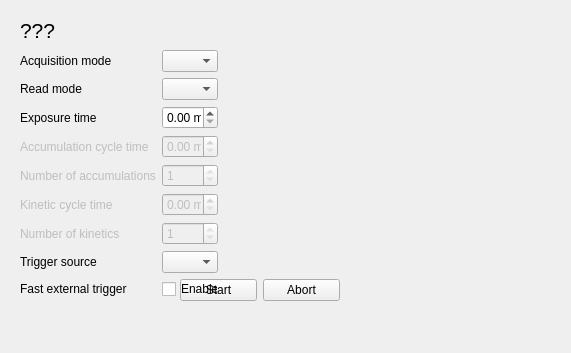
<?xml version="1.0" encoding="UTF-8"?>
<ui version="4.0">
 <class>Form</class>
 <widget class="QWidget" name="Form">
  <property name="geometry">
   <rect>
    <x>0</x>
    <y>0</y>
    <width>571</width>
    <height>353</height>
   </rect>
  </property>
  <property name="windowTitle">
   <string>Acquisition control</string>
  </property>
  <widget class="QWidget" name="horizontalLayoutWidget">
   <property name="geometry">
    <rect>
     <x>180</x>
     <y>250</y>
     <width>160</width>
     <height>80</height>
    </rect>
   </property>
   <layout class="QHBoxLayout" name="horizontalLayout">
    <item>
     <widget class="QPushButton" name="startButton">
      <property name="text">
       <string>Start</string>
      </property>
     </widget>
    </item>
    <item>
     <widget class="QPushButton" name="abortButton">
      <property name="text">
       <string>Abort</string>
      </property>
     </widget>
    </item>
   </layout>
  </widget>
  <widget class="QLabel" name="label">
   <property name="geometry">
    <rect>
     <x>20</x>
     <y>10</y>
     <width>101</width>
     <height>41</height>
    </rect>
   </property>
   <property name="font">
    <font>
     <pointsize>16</pointsize>
    </font>
   </property>
   <property name="text">
    <string>???</string>
   </property>
  </widget>
  <widget class="QWidget" name="formLayoutWidget">
   <property name="geometry">
    <rect>
     <x>20</x>
     <y>50</y>
     <width>198</width>
     <height>251</height>
    </rect>
   </property>
   <layout class="QFormLayout" name="formLayout">
    <item row="0" column="0">
     <widget class="QLabel" name="label_2">
      <property name="text">
       <string>Acquisition mode</string>
      </property>
     </widget>
    </item>
    <item row="0" column="1">
     <widget class="QComboBox" name="acquisitionModeComboBox">
      <property name="enabled">
       <bool>true</bool>
      </property>
      <property name="currentText">
       <string/>
      </property>
      <property name="currentIndex">
       <number>-1</number>
      </property>
     </widget>
    </item>
    <item row="1" column="0">
     <widget class="QLabel" name="label_3">
      <property name="text">
       <string>Read mode</string>
      </property>
     </widget>
    </item>
    <item row="1" column="1">
     <widget class="QComboBox" name="readModeComboBox">
      <property name="enabled">
       <bool>true</bool>
      </property>
     </widget>
    </item>
    <item row="2" column="0">
     <widget class="QLabel" name="label_4">
      <property name="text">
       <string>Exposure time</string>
      </property>
     </widget>
    </item>
    <item row="2" column="1">
     <widget class="QDoubleSpinBox" name="exposureTimeSpinBox">
      <property name="suffix">
       <string> ms</string>
      </property>
     </widget>
    </item>
    <item row="3" column="0">
     <widget class="QLabel" name="label_5">
      <property name="enabled">
       <bool>false</bool>
      </property>
      <property name="text">
       <string>Accumulation cycle time</string>
      </property>
     </widget>
    </item>
    <item row="3" column="1">
     <widget class="QDoubleSpinBox" name="accumTimeSpinBox">
      <property name="enabled">
       <bool>false</bool>
      </property>
      <property name="suffix">
       <string> ms</string>
      </property>
     </widget>
    </item>
    <item row="5" column="0">
     <widget class="QLabel" name="label_6">
      <property name="enabled">
       <bool>false</bool>
      </property>
      <property name="text">
       <string>Kinetic cycle time</string>
      </property>
     </widget>
    </item>
    <item row="5" column="1">
     <widget class="QDoubleSpinBox" name="doubleSpinBox">
      <property name="enabled">
       <bool>false</bool>
      </property>
      <property name="suffix">
       <string> ms</string>
      </property>
     </widget>
    </item>
    <item row="4" column="0">
     <widget class="QLabel" name="label_7">
      <property name="enabled">
       <bool>false</bool>
      </property>
      <property name="text">
       <string>Number of accumulations</string>
      </property>
     </widget>
    </item>
    <item row="4" column="1">
     <widget class="QSpinBox" name="nAccumsSpinBox">
      <property name="enabled">
       <bool>false</bool>
      </property>
      <property name="minimum">
       <number>1</number>
      </property>
      <property name="maximum">
       <number>1</number>
      </property>
     </widget>
    </item>
    <item row="6" column="0">
     <widget class="QLabel" name="label_8">
      <property name="enabled">
       <bool>false</bool>
      </property>
      <property name="text">
       <string>Number of kinetics</string>
      </property>
     </widget>
    </item>
    <item row="6" column="1">
     <widget class="QSpinBox" name="spinBox">
      <property name="enabled">
       <bool>false</bool>
      </property>
      <property name="minimum">
       <number>1</number>
      </property>
      <property name="maximum">
       <number>1</number>
      </property>
     </widget>
    </item>
    <item row="7" column="0">
     <widget class="QLabel" name="label_9">
      <property name="text">
       <string>Trigger source</string>
      </property>
     </widget>
    </item>
    <item row="7" column="1">
     <widget class="QComboBox" name="triggerSourceComboBox"/>
    </item>
    <item row="8" column="0">
     <widget class="QLabel" name="label_10">
      <property name="text">
       <string>Fast external trigger</string>
      </property>
     </widget>
    </item>
    <item row="8" column="1">
     <widget class="QCheckBox" name="fastExternalCheckBox">
      <property name="text">
       <string>Enable</string>
      </property>
     </widget>
    </item>
   </layout>
  </widget>
 </widget>
 <resources/>
 <connections/>
</ui>
